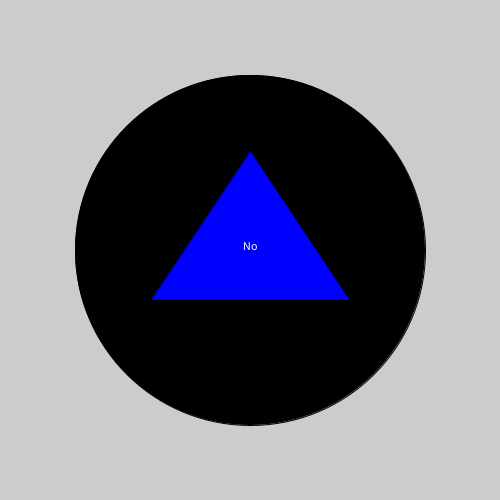
Frame 1 (no input)
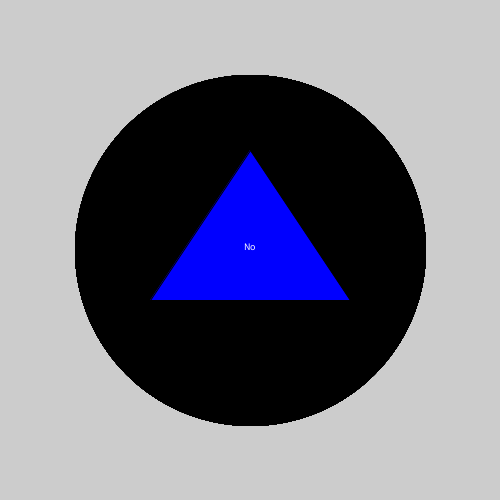
Frame 60 (the mouse pressed at the canvas centre just before this capture)
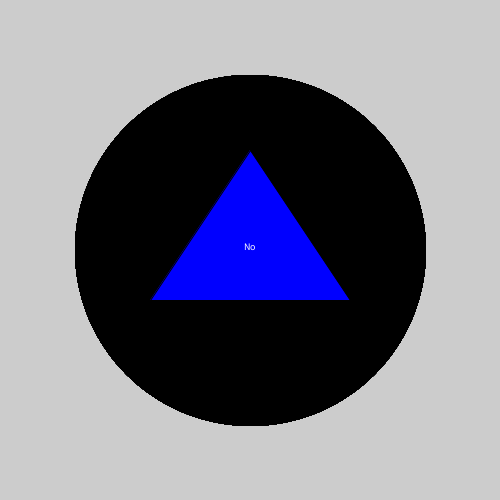
Frame 120 (the mouse held since frame 60 and released just before this capture)

The Processing sketch that drew these frames (run headless with seeded random() and noise(); from frame 60 on, the mouse is pressed at the canvas centre):

// Processing sketch: Magic_8_Ball
// ── Magic_8_Ball.pde
//making magic 8 ball
//setting up list of words or sayings for the 8 ball to display
String [] Joe = {"It is gonna work out fam", "Outlook not so good", "Possibly","No", "Yes", "Look behind you"};
int Jackie = int(random(5));
void setup(){
  size(500, 500);
}
//Draws the ball and triangle to create the 8 ball
void draw(){
  fill(0);
  ellipse(250, 250, 350, 350);
  fill(0, 0, 255);
  triangle(150, 300, 350, 300, 250, 150);

  //displays what the 8 ball will say
  textAlign(CENTER);
  fill(255);
  text(Joe[Jackie], 250, 250);
  textSize(10);
}

//Makes it so everytime the mouse is clicked the words on the 8 ball change
void mouseClicked(){
  fill(255);
 Jackie = int(random(5));
}
